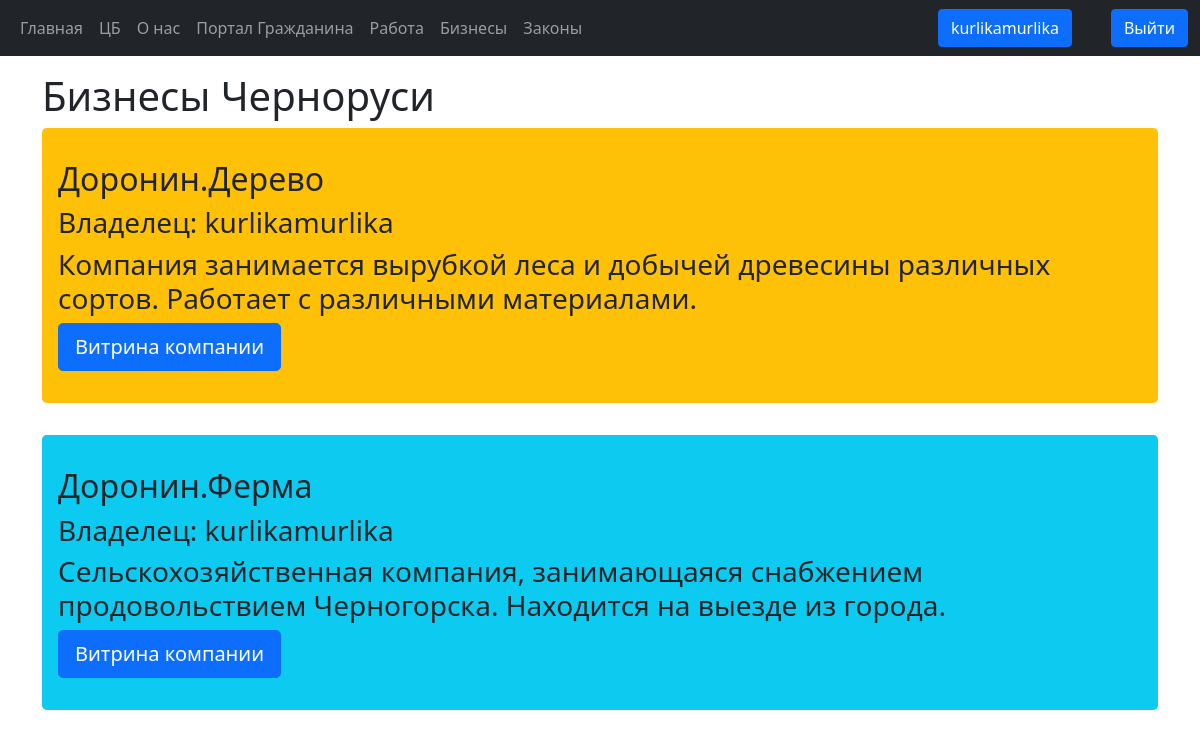
Screenshot of /businesses/ (signed in) with the database file from the repository.
### bank/models.py (models this page shows, shortened)
class Business(models.Model):
    owner = models.ForeignKey(Citizen, on_delete=models.CASCADE, related_name='businesses')
    name = models.CharField(max_length=100)
    description = models.TextField()
    creation_date = models.DateTimeField(default=timezone.now)
    bank_account = models.ForeignKey(BankAccount, on_delete=models.CASCADE, related_name='business')
    class Meta:
        ordering = ['name']

class Citizen(models.Model):
    user = models.OneToOneField(User, on_delete=models.CASCADE, blank=True, null=True, related_name='citizen')
    bank_account = models.ForeignKey(BankAccount, on_delete=models.CASCADE, blank=True, null=True, related_name='citizen')
    role = models.ManyToManyField(Role)
    discord_name = models.CharField(max_length=50, default='no')
    minecraft_name = models.CharField(max_length=16, default='no')
    country = CountryField(default="no")
    class Meta:
        ordering = ['user']

### bank/views.py (the view)
# urls.py: path('businesses/', views.businesses, name='businesses'),
def businesses(request):
    business_list = Business.objects.all().order_by('name')
    view_dict = {
        'business_list': business_list,
    }
    return render(request, 'bank/businesses.html', context=view_dict)

### bank/templates/bank/businesses.html (shortened to what this page needs)
<!DOCTYPE html>
{% extends 'bank/base.html' %}
{% block body_content %}
    <h1>Бизнесы Черноруси</h1>
    {% for business in business_list %}
        <div class="jumbotron bg-{% cycle 'warning' 'info' %}">
            <h2>{{ business.name }}</h2>
            <h3>Владелец: {{ business.owner.user.username }}</h3>
            <h3>{{ business.description }}</h3>
            <button class="btn btn-lg btn-primary" data-bs-toggle="collapse" data-bs-target="#services_{{ business.id }}">Витрина компании</button>
        </div>
    {% endfor %}
{% endblock %}

### bank/templates/bank/base.html (shortened to what this page needs)
<!DOCTYPE html>
<html lang="ru">
{% load static %}
<head>
    <link href="https://cdn.jsdelivr.net/npm/bootstrap@5.1.2/dist/css/bootstrap.min.css" rel="stylesheet">
    <link href="{% static 'bank/style.css' %}" rel="stylesheet">
</head>
<body>
<nav class="navbar navbar-expand-sm bg-dark navbar-dark">
        <div class="container-fluid">
            <ul class="navbar-nav">
                <li class="nav-item">
                    <a class="nav-link" href="{% url 'bank:index' %}">Главная</a>
                </li>
                <li class="nav-item">
                    <a class="nav-link" href="{% url 'bank:send' %}">ЦБ</a>
                </li>
                <li class="nav-item">
                    <a class="nav-link" href="{% url 'bank:about_us' %}">О нас</a>
                </li>
                <li class="nav-item">
                    <a class='nav-link' href="{% url 'bank:citizen' %}">Портал Гражданина</a>
                </li>
                <li class="nav-item">
                    <a class='nav-link' href="{% url 'bank:jobs' %}">Работа</a>
                </li>
                <li class="nav-item">
                    <a class='nav-link' href="{% url 'bank:businesses' %}">Бизнесы</a>
                </li>
                <li class="nav-item">
                    <a class="nav-link" href="{% url 'bank:laws' %}">Законы</a>
                </li>
            </ul>
            <div class="d-flex">
                {% if user.is_authenticated %}
                    <li class="nav-item">{
                        <a class="btn btn-primary mx-3" href="{% url 'bank:profile'%}">{{ user.get_username }}</a></li>
                    <li class="nav-item">
                        <a class="btn btn-primary" href="{% url 'logout'%}?next={{request.path}}">Выйти</a>
                    </li>
                {% endif %}
            </div>
        </div>
</nav>
<div class="container mt-3">
{% if user.is_authenticated %}
{% block body_content %}
{% endblock %}
{% else %}
<h1>Войдите в аккаунт для дальнейшего использования</h1>
{% endif %}
</div>
</body>
</html>

### bank/static/bank/style.css (style rules this page uses)
.jumbotron { padding: 2rem 1rem; margin-bottom: 2rem; background-color: #e9ecef; border-radius: .3rem; }

### rows the page displays
Business: name "Доронин.Дерево", owner.user.username "kurlikamurlika", description "Компания занимается вырубкой леса и добычей древесины различных сортов. Работает с различными материалами."
Business: name "Доронин.Ферма", owner.user.username "kurlikamurlika", description "Сельскохозяйственная компания, занимающаяся снабжением продовольствием Черногорска. Находится на выезде из города."

### other values shown
{{ user.get_username }} "kurlikamurlika"
